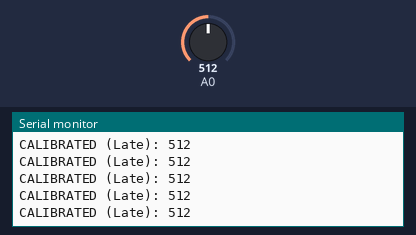
A sketch run on a simulated Arduino Uno, built with avr-gcc and run on an emulated ATmega328P. On the bench: the last lines printed to the serial monitor. The inputs (shaded band) are chosen by the test bench; at power-on: A0 = 512.

Above: at 13.3 s.
13.4 s: A0 set to 534
At 14.4 s:
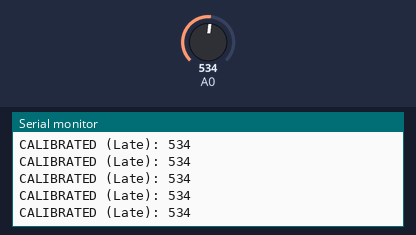
21.0 s: A0 set to 8
At 22.0 s:
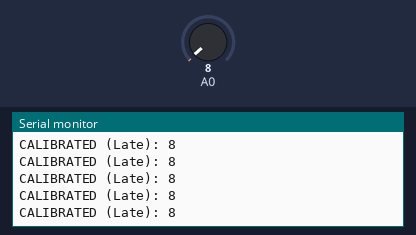
24.0 s: A0 set to 11
At 24.8 s:
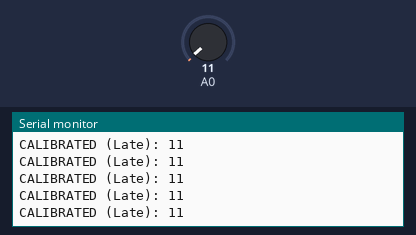
Timing chart, 0 to 27.0 s (numbered marks = the images above; inputs shaded):
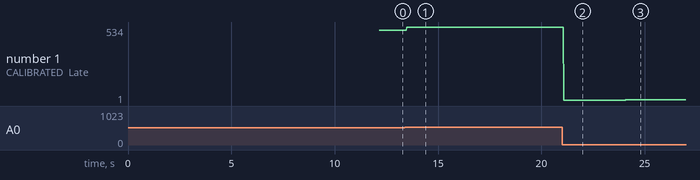

The sketch:

Score_Testing.ino
```cpp
#include <IRScoreGate.h>

/*ARGUMENTS

IRScoreGate.h - A Class to Easily Setup our IRScoreGates.
Created by: Arthur Tindsley,
Date: November 27, 2012.
Released into the public domain.

ARGUMENTS:
1) Analog pin on board it's connected to
2) Points
3) Callback on calibration
4) Callback on score
5) Late starter tells the class to act differently if the LED has been initiated after launch
6) Added Tolerance
7) Debug
    0 (Default) - No Printing to Serial
    1 - Basic info sent to Serial
    2 - Full debug info sent to Serial
*/

IRScoreGate kid(0, 25, calbratedCallback, scoreCallback, true, 7, 2);

int completeCalibrations = 0;

void setup()
{
  Serial.begin(9600);
  delay(10000);
  while(completeCalibrations < 1){
     kid.calibrate();
  }
}

void loop(){
    kid.run();
//    Serial.println(analogRead(0));
}

void calbratedCallback(){
   Serial.println("Calibrated");
   completeCalibrations++;
}

void scoreCallback(int score){
  Serial.print("Score: ");
  Serial.println(score);
}
```

Measured:
- after the input at 13.4 s, the serial monitor: prints a new line after 0.09 s (image 1)
- after the input at 21.0 s, the serial monitor: prints a new line after 0.08 s (image 2)
- after the input at 24.0 s, the serial monitor: prints a new line after 0.08 s (image 3)
- plotted number 1: 512 → 534 after the input at 13.4 s, 534 → 8 after the input at 21.0 s, 8 → 1 after the input at 24.0 s
